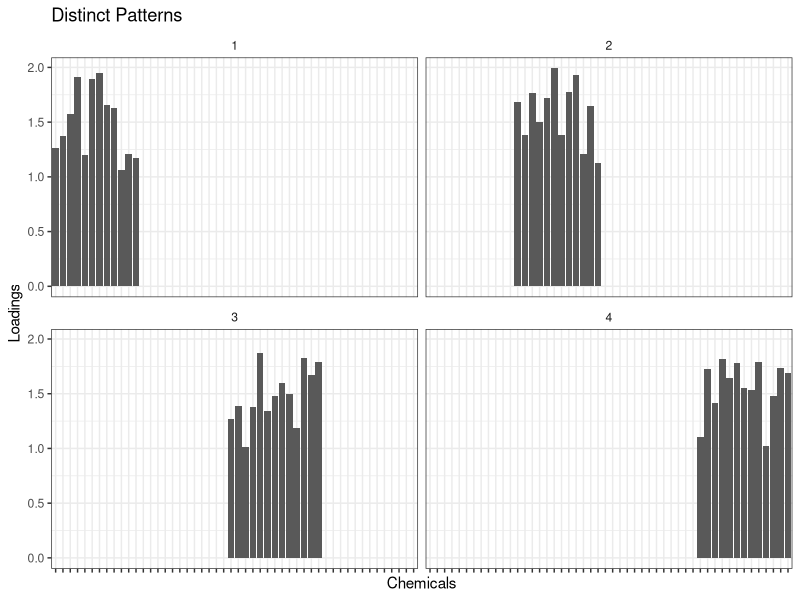
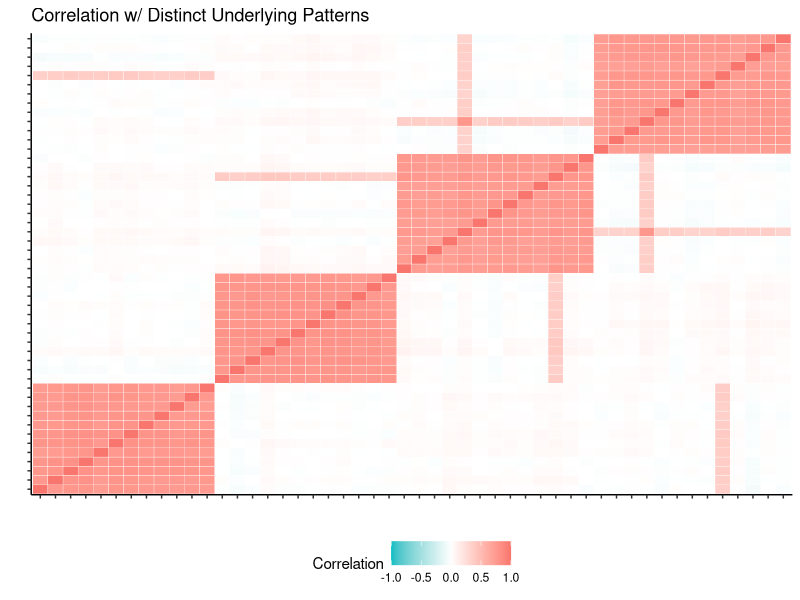
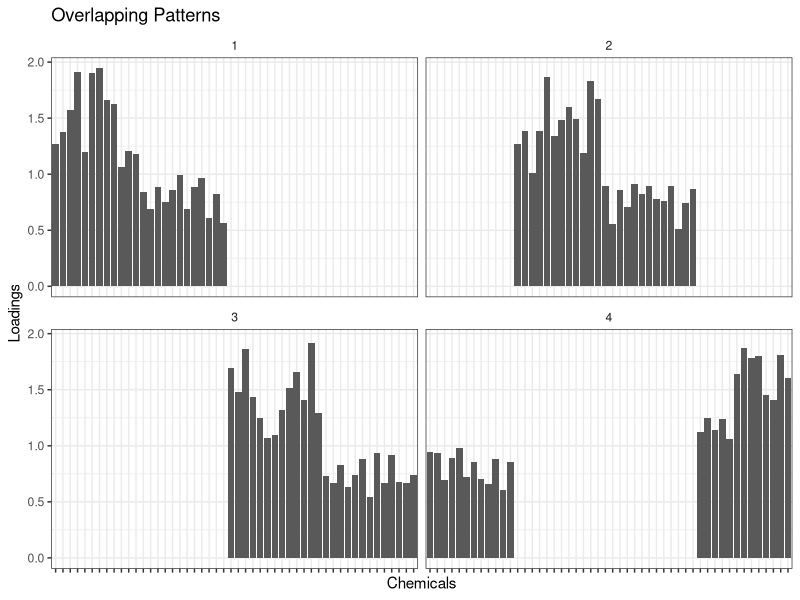
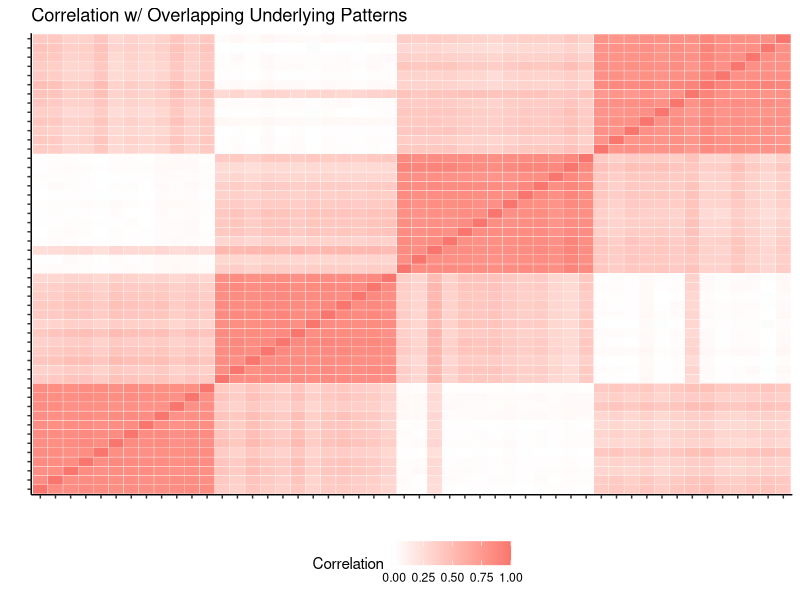
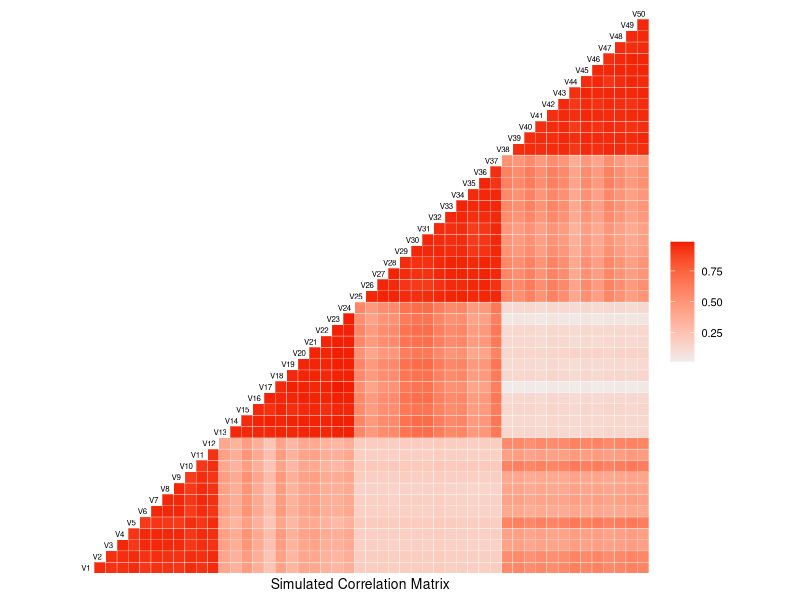

Write R code to recreate these figures, in order.
## ---- chunk 1
options(scipen = 999)
library(reshape2) # melt
library(MASS) # mvrnorm
library(tidyverse)
library(GGally)
## ---- chunk 2
## Construct a matrix for 4 TRUE exposure patterns
## replace runif between 0--0.2 with rep 0
create_patterns_dist <- function (seed) {
  set.seed(seed)
  patterns_dist <- 
    rbind(c(runif(12, 1, 2),   rep(0, 38)),
          c(rep(0, 12),        runif(12, 1, 2),   rep(0, 26)),
          c(rep(0, 24),                           runif(13, 1, 2),  rep(0, 13)),
          c(rep(0, 37), runif(13, 1, 2)))
  patterns_dist
}

patterns_dist_iter <- tibble(seed = 1:100) %>% 
 mutate(true_patterns = map(seed, create_patterns_dist))
## ---- chunk 3
patterns_dist_iter$true_patterns[[1]] %>% as_tibble() %>% 
  mutate(Pattern = 1:4) %>% 
  dplyr::select(Pattern, everything()) %>% 
  gather(key = Chemicals, value = Loadings, -Pattern) %>% 
  mutate(Chemicals = fct_inorder(Chemicals)) %>%
  ggplot(aes(x = Chemicals, y = Loadings)) + geom_col() +
  facet_wrap(.~Pattern) + theme_bw() +
  theme(axis.text.x = element_blank(),
        strip.background = element_blank()) +
  labs(title = "Distinct Patterns")
## ---- chunk 4
create_scores_dist <- function (seed) {
  scores_dist <- matrix(nrow = 1000, ncol = 4)
  set.seed(seed)
  scores_dist <- exp(mvrnorm(n = 1000, mu = rep(1, 4),
                          Sigma = diag(rep(1, 4)))) # Independent log normal dist
  scores_dist
}

scores_dist_iter <- patterns_dist_iter %>% 
 mutate(true_scores = map(seed, create_scores_dist))
## ---- chunk 5
sim_dist <- scores_dist_iter %>% 
  mutate(chem = map2(true_scores, true_patterns, `%*%`))
## ---- chunk 6
add_noise <- function (seed, chemx) {
  noise <- list(mean = 0, var = apply(chemx, 2, sd)/2)
  set.seed(seed)
  chem_dist <- pmax(chemx + 
                      mvrnorm(n = 1000, mu = rep(0, 50), 
                                        Sigma = diag(noise$var)), 0)	
  chem_dist
}

sim_dist <- sim_dist %>% 
 mutate(sim = map2(seed, chem, add_noise))
## ---- chunk 7
apply(sim_dist$chem[[1]], 2, var)
apply(sim_dist$chem[[1]], 2, mean)

apply(sim_dist$sim[[1]], 2, var)/10
apply(sim_dist$chem[[1]], 2, sd)/2

apply(sim_dist$true_scores[[1]], 2, var)
apply(sim_dist$true_patterns[[1]], 2, sd)

round(cor(sim_dist$sim[[1]])[1:10,1:10],2)

dist <- sim_dist$sim[[1]]
melt(cor(dist, method = "spearman")) %>% 
  as_tibble() %>% 
  rename(Correlation = value) %>% 
  mutate(Var1 = as.factor(Var1),
         Var2 = as.factor(Var2)) %>% 
  ggplot(aes(x = Var1, y = Var2)) +
  geom_tile(aes(fill = Correlation), colour = "white") +
  scale_fill_gradient2(low = "#00BFC4", mid = "white", high = "#F8766D",
                       midpoint = 0,
                       na.value = "transparent", limits = c(-1, 1)) +
  theme_classic() + labs(x = "", y = "") +
  theme(axis.text = element_blank(),
        legend.position = "bottom") + 
  ggtitle("Correlation w/ Distinct Underlying Patterns")
## ---- chunk 8
# replace runif 0-0.2 with rep 0
create_patterns_over <- function (seed) {
  set.seed(seed)
  patterns_cor <-
    rbind(c(runif(12, 1, 2),   runif(12, 0.5, 1), rep(0, 26)),
          c(rep(0, 12),        runif(12, 1, 2),   runif(13, 0.5, 1), rep(0, 13)),
          c(rep(0, 24),                           runif(13, 1, 2),   runif(13, 0.5, 1)),
          c(runif(12, 0.5, 1), rep(0, 25),        runif(13, 1, 2)))
  patterns_cor
}

patterns_over_iter <- tibble(seed = 1:100) %>% 
 mutate(true_patterns = map(seed, create_patterns_over))
## ---- chunk 9
patterns_over_iter$true_patterns[[1]] %>% as_tibble() %>% 
  mutate(Pattern = 1:4) %>% 
  dplyr::select(Pattern, everything()) %>% 
  gather(key = Chemicals, value = Loadings, -Pattern) %>% 
  mutate(Chemicals = fct_inorder(Chemicals)) %>%
  ggplot(aes(x = Chemicals, y = Loadings)) + geom_col() +
  facet_wrap(.~Pattern) + theme_bw() +
  theme(axis.text.x = element_blank(),
        strip.background = element_blank()) +
  labs(title = "Overlapping Patterns")
## ---- chunk 10
sim_over <- scores_dist_iter %>% 
  dplyr::select(seed, true_scores) %>% 
  full_join(., patterns_over_iter) %>% 
  mutate(chem = map2(true_scores, true_patterns, `%*%`))
## ---- chunk 11
sim_over <- sim_over %>% 
 mutate(sim = map2(seed, chem, add_noise))
## ---- chunk 12
over <- sim_over$sim[[1]]
melt(cor(over, method = "spearman")) %>% 
  as_tibble() %>% 
  rename(Correlation = value) %>% 
  mutate(Var1 = as.factor(Var1),
         Var2 = as.factor(Var2)) %>% 
  ggplot(aes(x = Var1, y = Var2)) +
  geom_tile(aes(fill = Correlation), colour = "white") +
  scale_fill_gradient2(low = "#00BFC4", high = "#F8766D") +
  theme_classic() + labs(x = "", y = "") +
  theme(axis.text = element_blank(),
        legend.position = "bottom") + 
  ggtitle("Correlation w/ Overlapping Underlying Patterns")
## ---- chunk 13
create_scores_cor <- function (seed) {
  scores_cor <- matrix(nrow = 1000, ncol = 4)
  cov <- matrix( c(1,    0.25, 0.15, 0.15,
                  0.25, 1,    0.15, 0.15,
                  0.15, 0.15, 1,    0.25,
                  0.15, 0.15, 0.25, 1), nrow = 4)
  
  set.seed(seed)
  scores_cor <- exp(mvrnorm(n = 1000, mu = rep(1, 4), 
                          Sigma = cov)) # dists are kind of DEPENDENT
  }

scores_cor_iter <- patterns_over_iter %>% 
 mutate(true_scores = map(seed, create_scores_cor))
## ---- chunk 14
sim_cor <- scores_cor_iter %>% 
  dplyr::select(seed, true_scores) %>% 
  full_join(., patterns_over_iter) %>% 
  mutate(chem = map2(true_scores, true_patterns, `%*%`))
## ---- chunk 15
sim_cor <- sim_cor %>% 
 mutate(sim = map2(seed, chem, add_noise))
## ---- chunk 16
simm <- sim_cor$sim[[1]]

ggcorr(as_tibble(simm), limits = FALSE,
       hjust = 0.85, size = 2, layout.exp = 1) +
  labs(x = "Simulated Correlation Matrix") +
  theme_minimal(base_size = 10)
## ---- chunk 17
sim_noise <- rbind(sim_dist %>% mutate(data = "Distinct"),
      sim_over %>% mutate(data = "Overlapping"),
      sim_cor %>% mutate(data = "Correlated"))
  
apply(sim_noise$chem[[1]], 2, var)
apply(sim_noise$sim[[1]], 2, var)
round(cor(sim_noise$sim[[201]]), 2)[1:10, 1:10]
round(cor(sim_noise$chem[[1]]), 2)[1:10, 1:10]

# for (i in 1:nrow(sim_noise)) {
#   write_csv(as_tibble(sim_noise$sim[[i]]), paste0("./Sims/sim_noise_rep1_", i, ".csv"))
# }

# save(sim_noise, file = "./Results/Sup Noise/sim_noise.RDA")
# load(paste0("./Results/Sup Noise/sim_noise.RDA"))
sim_noise
chem <- sim_noise$chem[[1]] %>% as_tibble()
sim <- sim_noise$sim[[1]] %>% as_tibble()
patterns <- sim_noise$true_patterns[[1]] %>% as_tibble()
scores <- sim_noise$true_scores[[1]] %>% as_tibble()

# write_csv(chem, "./Results/Sup Noise/noise_chem1.csv")
# write_csv(sim, "./Results/Sup Noise/noise_sim1.csv")
# write_csv(patterns, "./Results/Sup Noise/noise_patterns1.csv")
# write_csv(scores, "./Results/Sup Noise/noise_scores1.csv")
